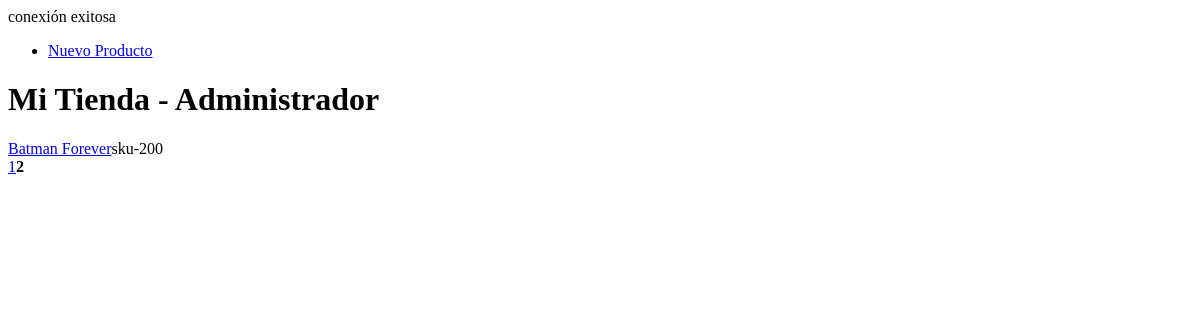
The app's page /admin/index.php?pagina=2, older data.
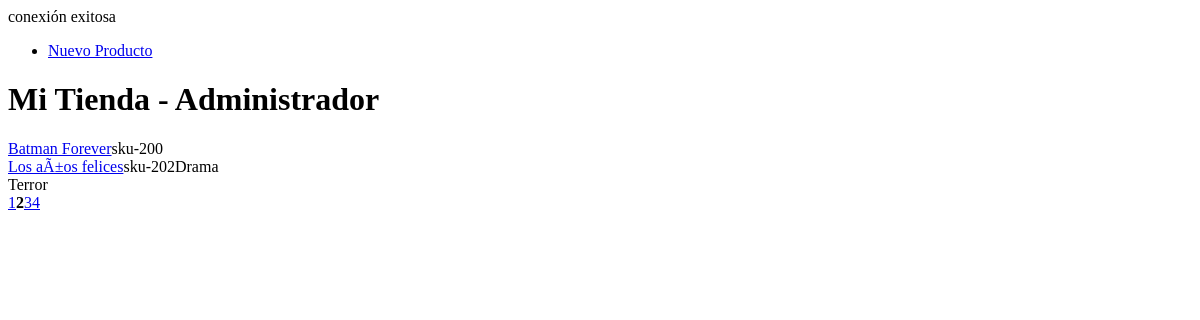
The same page, newer data.
### tables this page shows
CREATE TABLE `Productos` (
  `id` int(11) NOT NULL AUTO_INCREMENT,
  `clave_producto` varchar(60) DEFAULT NULL,
  `nombre_producto` varchar(60) DEFAULT NULL,
  `descripcion_producto` tinytext,
  `imagen_producto` varchar(60) DEFAULT NULL,
  `precio` decimal(10,2) DEFAULT NULL,
  `fecha_lanzamiento` date DEFAULT NULL,
  PRIMARY KEY (`id`)
);

### admin/index.php (the view, shortened to what this page needs)
<?php
include_once("includes/config.php");
$titulo="Mi Tienda - Administrador";
$limite_registros = 2;
$pagina=$_GET['pagina'];
if (isset($_GET['pagina'])){
	$inicio = ($pagina-1) * $limite_registros;
} else{
$inicio = 0;
$pagina = 1;
}
$consulta="SELECT * FROM productos LIMIT $inicio, $limite_registros";
$resultado=mysqli_query($conexion,$consulta);
$consulta_totales = mysqli_query($conexion, "SELECT * FROM productos");
$total_registros = mysqli_num_rows($consulta_totales);
$paginas_totales = ceil($total_registros/$limite_registros);
?>
<!DOCTYPE HTML>
<html>
	<head>
	</head>
	<body>
		<?php
		include_once("includes/menu.php");
		?>
		<h1><?php echo $titulo; ?></h1>
		<?php
		while ($row = mysqli_fetch_assoc($resultado)){
			echo "<div>";
			echo "<a href='editar-producto.php?id=" . $row['id']
				. "'>" .$row['nombre_producto'] . "</a>";
			echo $row['clave_producto'];
			$id_producto= $row['id'];
			$consulta_categoria="SELECT id_cat, nombre_categoria, id_categoria
				FROM Categorias
				INNER JOIN Relacion_producto_categoria
				ON id_cat = id_categoria
				WHERE id_producto ='$id_producto'";
			$resultado_categoria = mysqli_query($conexion,$consulta_categoria);
				while ($row2 = mysqli_fetch_assoc($resultado_categoria)){
					echo $row2['nombre_categoria'] . "<br>";
					}
			echo "</div>";
		}
		for ($i=1; $i<$paginas_totales+1; $i++ ){
			if ($i == $pagina){
				echo "<strong>".$i."</strong>";
			}else{
				echo "<a href='index.php?pagina=".$i."'>" . $i . "</a>";
			}
		}
		?>
	</body>
</html>

### admin/includes/menu.php
<nav>
	<ul>
		<li><a href="nuevo-producto.php">Nuevo Producto</a></li>
	</ul>
</nav>

Row changes from the older to the newer data that the page shows:
added productos: nombre_producto "Los aÃ±os felices", clave_producto "sku-202", nombre_categoria "Drama", nombre_categoria "Terror"
Text that changed along with them:
new list line: "3"
new list line: "4"
